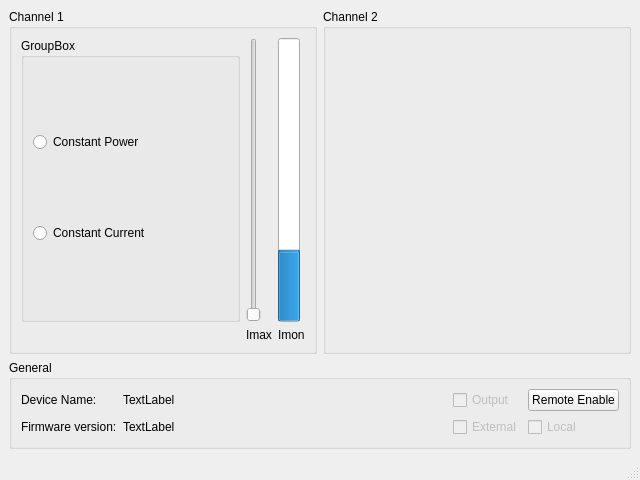
<?xml version="1.0" encoding="UTF-8"?>
<ui version="4.0">
 <class>MainWindow</class>
 <widget class="QMainWindow" name="MainWindow">
  <property name="geometry">
   <rect>
    <x>0</x>
    <y>0</y>
    <width>640</width>
    <height>480</height>
   </rect>
  </property>
  <property name="windowTitle">
   <string>MainWindow</string>
  </property>
  <widget class="QWidget" name="centralwidget">
   <layout class="QGridLayout" name="gridLayout">
    <item row="0" column="1">
     <widget class="QGroupBox" name="groupBox_2">
      <property name="title">
       <string>Channel 2</string>
      </property>
      <layout class="QHBoxLayout" name="horizontalLayout_2">
       <item>
        <layout class="QGridLayout" name="gridLayout_3"/>
       </item>
      </layout>
     </widget>
    </item>
    <item row="0" column="0">
     <widget class="QGroupBox" name="groupBox">
      <property name="title">
       <string>Channel 1</string>
      </property>
      <layout class="QHBoxLayout" name="horizontalLayout">
       <item>
        <layout class="QGridLayout" name="gridLayout_2">
         <item row="1" column="1">
          <widget class="QLabel" name="label_3">
           <property name="text">
            <string>Imax</string>
           </property>
          </widget>
         </item>
         <item row="0" column="2">
          <widget class="QProgressBar" name="pb_imon1">
           <property name="value">
            <number>24</number>
           </property>
           <property name="textVisible">
            <bool>false</bool>
           </property>
           <property name="orientation">
            <enum>Qt::Vertical</enum>
           </property>
          </widget>
         </item>
         <item row="1" column="2">
          <widget class="QLabel" name="label_4">
           <property name="text">
            <string>Imon</string>
           </property>
          </widget>
         </item>
         <item row="0" column="1">
          <widget class="QSlider" name="slider_Imax1">
           <property name="orientation">
            <enum>Qt::Vertical</enum>
           </property>
          </widget>
         </item>
         <item row="0" column="0">
          <layout class="QVBoxLayout" name="verticalLayout">
           <item>
            <widget class="QGroupBox" name="groupBox_4">
             <property name="title">
              <string>GroupBox</string>
             </property>
             <layout class="QGridLayout" name="gridLayout_5">
              <item row="0" column="0">
               <widget class="QRadioButton" name="radio_CP">
                <property name="text">
                 <string>Constant Power</string>
                </property>
               </widget>
              </item>
              <item row="1" column="0">
               <widget class="QRadioButton" name="radio_CC">
                <property name="text">
                 <string>Constant Current</string>
                </property>
               </widget>
              </item>
             </layout>
            </widget>
           </item>
          </layout>
         </item>
        </layout>
       </item>
      </layout>
     </widget>
    </item>
    <item row="1" column="0" colspan="2">
     <widget class="QGroupBox" name="groupBox_3">
      <property name="title">
       <string>General</string>
      </property>
      <layout class="QHBoxLayout" name="horizontalLayout_3">
       <item>
        <layout class="QGridLayout" name="gridLayout_4">
         <item row="0" column="4">
          <widget class="QPushButton" name="push_REN">
           <property name="text">
            <string>Remote Enable</string>
           </property>
           <property name="checkable">
            <bool>true</bool>
           </property>
          </widget>
         </item>
         <item row="0" column="0">
          <widget class="QLabel" name="label">
           <property name="text">
            <string>Device Name:</string>
           </property>
          </widget>
         </item>
         <item row="1" column="1">
          <widget class="QLabel" name="lbl_fw_ver">
           <property name="text">
            <string>TextLabel</string>
           </property>
          </widget>
         </item>
         <item row="0" column="1">
          <widget class="QLabel" name="lbl_dev_name">
           <property name="text">
            <string>TextLabel</string>
           </property>
          </widget>
         </item>
         <item row="0" column="2">
          <spacer name="horizontalSpacer">
           <property name="orientation">
            <enum>Qt::Horizontal</enum>
           </property>
           <property name="sizeHint" stdset="0">
            <size>
             <width>40</width>
             <height>20</height>
            </size>
           </property>
          </spacer>
         </item>
         <item row="1" column="0">
          <widget class="QLabel" name="label_2">
           <property name="text">
            <string>Firmware version:</string>
           </property>
          </widget>
         </item>
         <item row="1" column="3">
          <widget class="QCheckBox" name="ckb_XEN">
           <property name="enabled">
            <bool>false</bool>
           </property>
           <property name="text">
            <string>External</string>
           </property>
           <property name="checkable">
            <bool>true</bool>
           </property>
          </widget>
         </item>
         <item row="1" column="4">
          <widget class="QCheckBox" name="ckb_LEN">
           <property name="enabled">
            <bool>false</bool>
           </property>
           <property name="text">
            <string>Local</string>
           </property>
           <property name="checkable">
            <bool>true</bool>
           </property>
          </widget>
         </item>
         <item row="0" column="3">
          <widget class="QCheckBox" name="ckb_OUT">
           <property name="enabled">
            <bool>false</bool>
           </property>
           <property name="text">
            <string>Output</string>
           </property>
          </widget>
         </item>
        </layout>
       </item>
      </layout>
     </widget>
    </item>
   </layout>
  </widget>
  <widget class="QMenuBar" name="menubar">
   <property name="geometry">
    <rect>
     <x>0</x>
     <y>0</y>
     <width>640</width>
     <height>23</height>
    </rect>
   </property>
  </widget>
  <widget class="QStatusBar" name="statusbar"/>
 </widget>
 <resources/>
 <connections/>
</ui>
